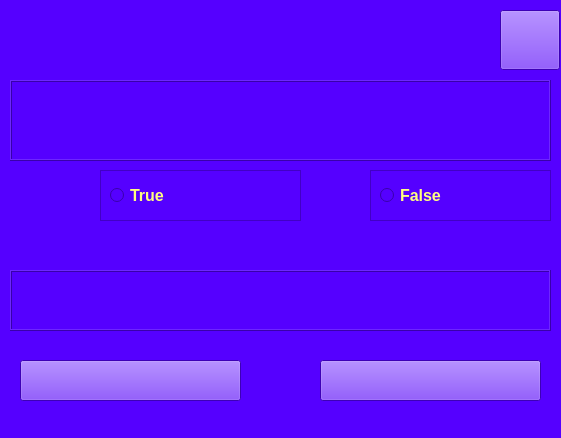
<?xml version="1.0" encoding="UTF-8"?>
<ui version="4.0">
 <class>MainWindow</class>
 <widget class="QMainWindow" name="MainWindow">
  <property name="geometry">
   <rect>
    <x>0</x>
    <y>0</y>
    <width>561</width>
    <height>438</height>
   </rect>
  </property>
  <property name="windowTitle">
   <string>MainWindow</string>
  </property>
  <property name="styleSheet">
   <string notr="true">background-color: rgb(85, 0, 255);</string>
  </property>
  <widget class="QWidget" name="centralwidget">
   <widget class="QLabel" name="section_label">
    <property name="geometry">
     <rect>
      <x>0</x>
      <y>20</y>
      <width>561</width>
      <height>41</height>
     </rect>
    </property>
    <property name="font">
     <font>
      <pointsize>14</pointsize>
      <weight>75</weight>
      <bold>true</bold>
     </font>
    </property>
    <property name="styleSheet">
     <string notr="true">color: rgb(240, 240, 180);</string>
    </property>
    <property name="text">
     <string/>
    </property>
    <property name="alignment">
     <set>Qt::AlignCenter</set>
    </property>
   </widget>
   <widget class="QLabel" name="ask_label">
    <property name="geometry">
     <rect>
      <x>10</x>
      <y>80</y>
      <width>541</width>
      <height>81</height>
     </rect>
    </property>
    <property name="font">
     <font>
      <pointsize>12</pointsize>
      <weight>75</weight>
      <bold>true</bold>
     </font>
    </property>
    <property name="styleSheet">
     <string notr="true">color: rgb(204, 204, 153);</string>
    </property>
    <property name="frameShape">
     <enum>QFrame::Box</enum>
    </property>
    <property name="frameShadow">
     <enum>QFrame::Raised</enum>
    </property>
    <property name="text">
     <string/>
    </property>
    <property name="alignment">
     <set>Qt::AlignJustify|Qt::AlignVCenter</set>
    </property>
    <property name="wordWrap">
     <bool>true</bool>
    </property>
    <property name="margin">
     <number>5</number>
    </property>
    <property name="indent">
     <number>-1</number>
    </property>
   </widget>
   <widget class="QFrame" name="frame_1">
    <property name="geometry">
     <rect>
      <x>100</x>
      <y>170</y>
      <width>201</width>
      <height>51</height>
     </rect>
    </property>
    <property name="frameShape">
     <enum>QFrame::StyledPanel</enum>
    </property>
    <property name="frameShadow">
     <enum>QFrame::Raised</enum>
    </property>
    <layout class="QHBoxLayout" name="horizontalLayout">
     <item>
      <widget class="QRadioButton" name="t_button">
       <property name="font">
        <font>
         <pointsize>12</pointsize>
         <weight>75</weight>
         <bold>true</bold>
        </font>
       </property>
       <property name="styleSheet">
        <string notr="true">color: rgb(255, 255, 127);</string>
       </property>
       <property name="text">
        <string>True</string>
       </property>
      </widget>
     </item>
    </layout>
   </widget>
   <widget class="QLabel" name="answer_label">
    <property name="geometry">
     <rect>
      <x>10</x>
      <y>270</y>
      <width>541</width>
      <height>61</height>
     </rect>
    </property>
    <property name="font">
     <font>
      <pointsize>12</pointsize>
      <weight>75</weight>
      <bold>true</bold>
     </font>
    </property>
    <property name="styleSheet">
     <string notr="true">color: rgb(204, 204, 153);</string>
    </property>
    <property name="frameShape">
     <enum>QFrame::Box</enum>
    </property>
    <property name="frameShadow">
     <enum>QFrame::Raised</enum>
    </property>
    <property name="text">
     <string/>
    </property>
    <property name="alignment">
     <set>Qt::AlignCenter</set>
    </property>
    <property name="wordWrap">
     <bool>true</bool>
    </property>
    <property name="margin">
     <number>5</number>
    </property>
   </widget>
   <widget class="QPushButton" name="next_button">
    <property name="geometry">
     <rect>
      <x>320</x>
      <y>360</y>
      <width>221</width>
      <height>41</height>
     </rect>
    </property>
    <property name="font">
     <font>
      <pointsize>14</pointsize>
      <weight>75</weight>
      <bold>true</bold>
     </font>
    </property>
    <property name="styleSheet">
     <string notr="true"/>
    </property>
    <property name="text">
     <string/>
    </property>
    <property name="icon">
     <iconset>
      <normaloff>next.jpg</normaloff>next.jpg</iconset>
    </property>
    <property name="iconSize">
     <size>
      <width>133</width>
      <height>133</height>
     </size>
    </property>
   </widget>
   <widget class="QPushButton" name="stac_button">
    <property name="geometry">
     <rect>
      <x>500</x>
      <y>10</y>
      <width>60</width>
      <height>60</height>
     </rect>
    </property>
    <property name="text">
     <string/>
    </property>
    <property name="icon">
     <iconset>
      <normaloff>stat.jpg</normaloff>stat.jpg</iconset>
    </property>
    <property name="iconSize">
     <size>
      <width>58</width>
      <height>58</height>
     </size>
    </property>
   </widget>
   <widget class="QPushButton" name="check_button">
    <property name="geometry">
     <rect>
      <x>20</x>
      <y>360</y>
      <width>221</width>
      <height>41</height>
     </rect>
    </property>
    <property name="font">
     <font>
      <pointsize>14</pointsize>
      <weight>75</weight>
      <bold>true</bold>
     </font>
    </property>
    <property name="styleSheet">
     <string notr="true">color: rgb(170, 255, 0);</string>
    </property>
    <property name="text">
     <string/>
    </property>
    <property name="icon">
     <iconset>
      <normaloff>check.jpg</normaloff>check.jpg</iconset>
    </property>
    <property name="iconSize">
     <size>
      <width>201</width>
      <height>150</height>
     </size>
    </property>
   </widget>
   <widget class="QFrame" name="frame_2">
    <property name="geometry">
     <rect>
      <x>370</x>
      <y>170</y>
      <width>181</width>
      <height>51</height>
     </rect>
    </property>
    <property name="frameShape">
     <enum>QFrame::StyledPanel</enum>
    </property>
    <property name="frameShadow">
     <enum>QFrame::Raised</enum>
    </property>
    <layout class="QHBoxLayout" name="horizontalLayout_2">
     <item>
      <widget class="QRadioButton" name="f_button">
       <property name="font">
        <font>
         <pointsize>12</pointsize>
         <weight>75</weight>
         <bold>true</bold>
        </font>
       </property>
       <property name="styleSheet">
        <string notr="true">color: rgb(255, 255, 127);</string>
       </property>
       <property name="text">
        <string>False</string>
       </property>
      </widget>
     </item>
    </layout>
   </widget>
   <widget class="QLabel" name="see_label">
    <property name="geometry">
     <rect>
      <x>190</x>
      <y>230</y>
      <width>181</width>
      <height>31</height>
     </rect>
    </property>
    <property name="font">
     <font>
      <pointsize>14</pointsize>
      <weight>75</weight>
      <bold>true</bold>
     </font>
    </property>
    <property name="styleSheet">
     <string notr="true">color: rgb(255, 255, 127);</string>
    </property>
    <property name="text">
     <string/>
    </property>
    <property name="alignment">
     <set>Qt::AlignCenter</set>
    </property>
   </widget>
  </widget>
  <widget class="QStatusBar" name="statusbar"/>
 </widget>
 <resources/>
 <connections/>
</ui>
